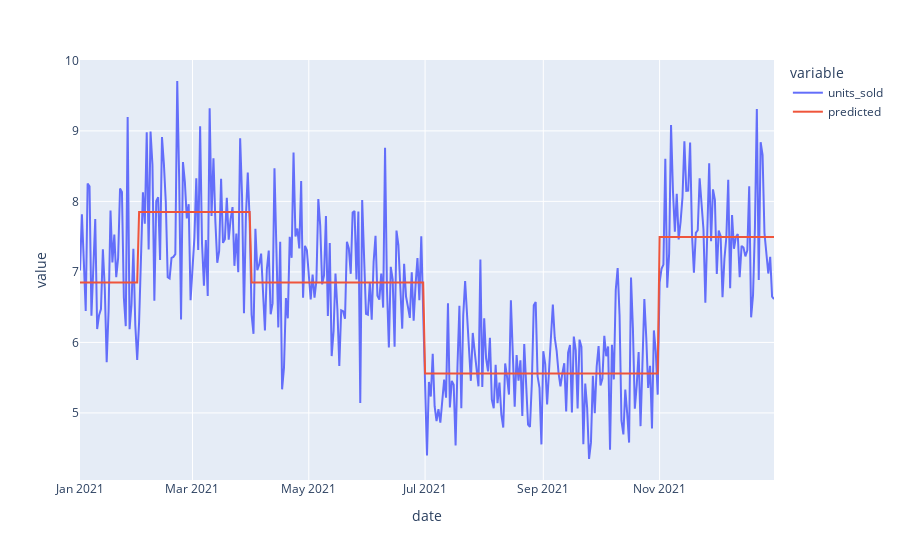

The notebook cell this image was saved under:
### Code cell
plot_predictions(model2, df_sales, output_transform=True)

### Figure 1 — Plotly figure (JSON) as saved in the notebook; plotly's stock layout.template omitted (floating-point values rounded to 4 significant figures; data arrays with more than 128 entries replaced by an {"elided": "..."} marker saying what was removed)
{"data": [{"hovertemplate": "variable=units_sold<br>date=%{x}<br>value=%{y}<extra></extra>", "legendgroup": "units_sold", "line": {"color": "#636efa", "dash": "solid"}, "marker": {"symbol": "circle"}, "mode": "lines", "name": "units_sold", "orientation": "v", "showlegend": true, "type": "scatter", "x": {"elided": "365 str values"}, "xaxis": "x", "y": {"elided": "365 float values"}, "yaxis": "y"}, {"hovertemplate": "variable=predicted<br>date=%{x}<br>value=%{y}<extra></extra>", "legendgroup": "predicted", "line": {"color": "#EF553B", "dash": "solid"}, "marker": {"symbol": "circle"}, "mode": "lines", "name": "predicted", "orientation": "v", "showlegend": true, "type": "scatter", "x": {"elided": "365 str values"}, "xaxis": "x", "y": {"elided": "365 float values"}, "yaxis": "y"}], "layout": {"legend": {"title": {"text": "variable"}, "tracegroupgap": 0}, "margin": {"t": 60}, "xaxis": {"anchor": "y", "domain": [0, 1], "title": {"text": "date"}}, "yaxis": {"anchor": "x", "domain": [0, 1], "title": {"text": "value"}}}}
